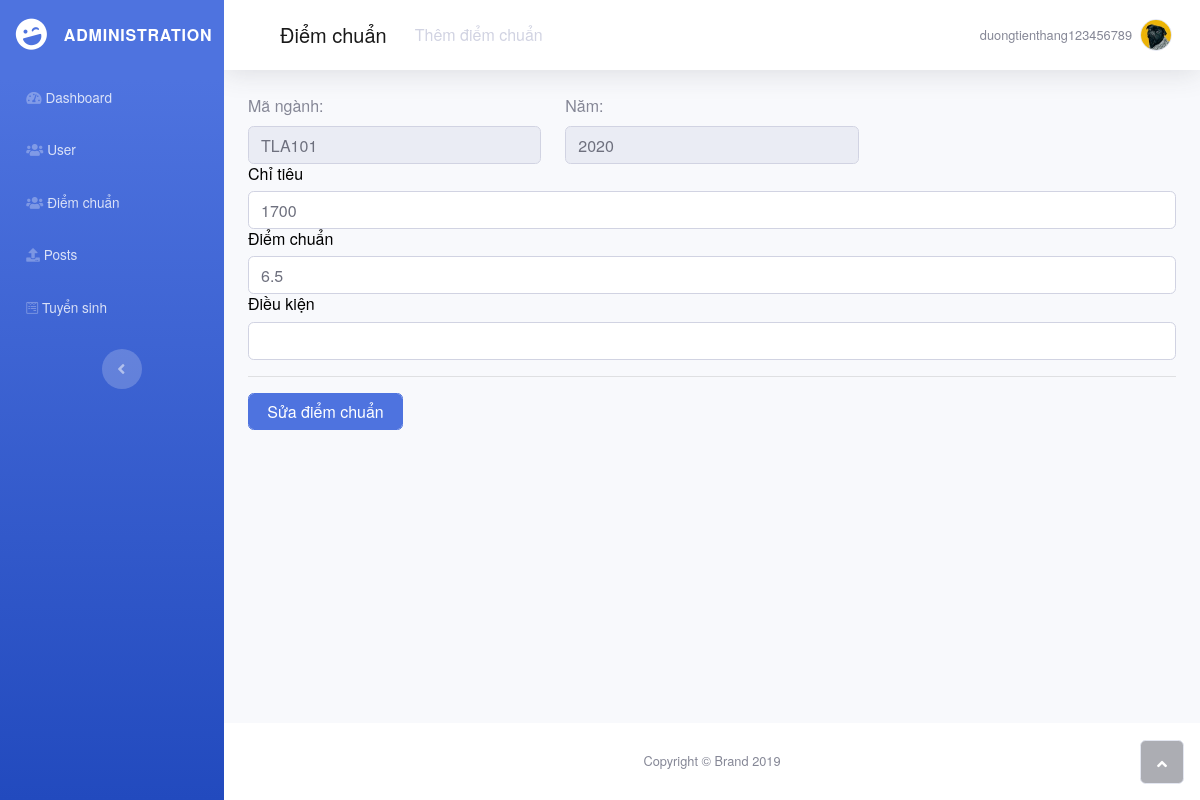
Screenshot of /suadiem.php?diem=2 (signed in) with the database file from the repository.
### tables this page shows
CREATE TABLE `taikhoan` (
  `matk` int(2) NOT NULL,
  `tentk` varchar(50) NOT NULL,
  `email` varchar(50) NOT NULL,
  `matkhau` varchar(200) NOT NULL,
  `maquyen` tinyint(4) NOT NULL,
  `trangthai` tinyint(1) NOT NULL,
  `maxacnhan` varchar(100) NOT NULL
);

CREATE TABLE `diemchuan` (
  `madiem` int(11) NOT NULL,
  `diem` double NOT NULL,
  `dieukien` varchar(40) DEFAULT NULL,
  `chitieu` smallint(6) NOT NULL,
  `nam` smallint(6) NOT NULL,
  `manganh` varchar(10) NOT NULL
);

### suadiem.php (the view, shortened to what this page needs)
<?php
include("head.php");
$matk=$_SESSION['matk'];
$madiem=$_GET['diem'];
require('connect.php');
$row = mysqli_fetch_assoc(mysqli_query($conn, "Select * from taikhoan where matk = '$matk'"));
?>
<body id="page-top">
    <div id="wrapper">
    <?php include("menu.php");?>
        <div class="d-flex flex-column" id="content-wrapper">
            <div id="content">
                <nav class="navbar navbar-light navbar-expand bg-white shadow mb-4 topbar static-top">
                    <div class="container-fluid"><button class="btn btn-link d-md-none rounded-circle mr-3" id="sidebarToggleTop" type="button"><i class="fas fa-bars"></i></button>
                        <nav class="navbar navbar-light navbar-expand-md">
                            <div class="container-fluid"><a class="navbar-brand" href="qldiemchuan.php">Điểm chuẩn</a>
                                <div class="collapse navbar-collapse"
                                    id="navcol-2">
                                    <ul class="nav navbar-nav">
                                        <li class="nav-item" role="presentation"><a class="nav-link active" href="themdiem.php">Thêm điểm chuẩn</a></li>
                                    </ul>
                                </div>
                            </div>
                        </nav>
                        <ul class="nav navbar-nav flex-nowrap ml-auto">
                            <li class="nav-item dropdown no-arrow" role="presentation">
                                <div class="nav-item dropdown no-arrow"><a class="dropdown-toggle nav-link" data-toggle="dropdown" aria-expanded="false" href="#"><span class="d-none d-lg-inline mr-2 text-gray-600 small"><?php echo $row['tentk']?></span><img class="border rounded-circle img-profile" src="images/avatar5.jpeg"></a>
                                </div>
                            </li>
                        </ul>
            </div>
            </nav>
            <form class="form-register" method="POST" action="xulysuadc.php?diem=<?php echo $madiem?>">
                <div class="container-fluid">
                    <?php
                    $rowdiem = mysqli_fetch_assoc(mysqli_query($conn, "Select * from diemchuan where madiem = '$madiem'"));
                    ?>
                    <div class="row">
                        <div class="col-sm-4 col-12">
                            <label>Mã ngành:</label>
                            <input id ="manganh" name ="manganh" type="text" class="form-control" value="<?php echo $rowdiem['manganh']?>" required="" disabled="">
                        </div>
                        <div class="col-sm-4 col-12">
                            <label>Năm:</label>
                            <input name="nam" id="nam" type="number" max="2020" min="2010" class="form-control" value="<?php echo $rowdiem['nam']?>" required="" disabled="">
                        </div>
                    </div>
                    <h6 style="color: rgb(0,0,0);">Chỉ tiêu</h6>
                    <input type="number" max="5000" min="1000" class="form-control" name="chitieu" id="chitieu" required autofocus value="<?php echo $rowdiem['chitieu']?>">
                    <h6 style="color: rgb(0,0,0);">Điểm chuẩn</h6>
                    <input type="number" step="0.05" max="30" min="0" class="form-control" name="diemchuan" id="diemchuan" required autofocus value="<?php echo $rowdiem['diem']?>">
                    <h6 style="color: rgb(0,0,0);">Điều kiện</h6>
                    <input type="text"class="form-control" name="dieukien" id="dieukien" value="<?php echo $rowdiem['dieukien']?>">
                <hr><button class="btn btn-primary" type="submit"id="suatk" name="suatk" style="width: 155px;">Sửa điểm chuẩn</button></div>
            </form>
        </div>
        <footer class="bg-white sticky-footer">
            <div class="container my-auto">
                <div class="text-center my-auto copyright"><span>Copyright © Brand 2019</span></div>
            </div>
        </footer>
    </div><a class="border rounded d-inline scroll-to-top" href="#page-top"><i class="fas fa-angle-up"></i></a></div>
</body>
<?php
include("foot.php");
?>

### css/all.css (style rules this page uses)
.fa, .fas, .far, .fal, .fad, .fab { -moz-osx-font-smoothing: grayscale; -webkit-font-smoothing: antialiased; display: inline-block; font-style: normal; font-variant: normal; text-rendering: auto; line-height: 1; }
.fa-angle-up:before { content: "\f106"; }
.fa, .fas { font-family: 'Font Awesome 5 Free'; font-weight: 900; }

### login.css (style rules this page uses)
body { font-family: "HelveticaNeue", "Arial", sans-serif; }
a { color: #55b1df; text-decoration: none; }
input { transition: all 0.2s ease; }
button { width: 112px; height: 37px; -moz-border-radius: 19px; -webkit-border-radius: 19px; border-radius: 19px; -moz-background-clip: padding; -webkit-background-clip: padding-box; background-clip: padding-box; background-color: #55b1df; border: 1px solid #55b1df; border: none; color: #fff; font-weight: bold; }

### rows the page displays
taikhoan: tentk "duongtienthang123456789"
diemchuan: manganh "TLA101", nam "2020", chitieu "1700", diemchuan "6.5"
